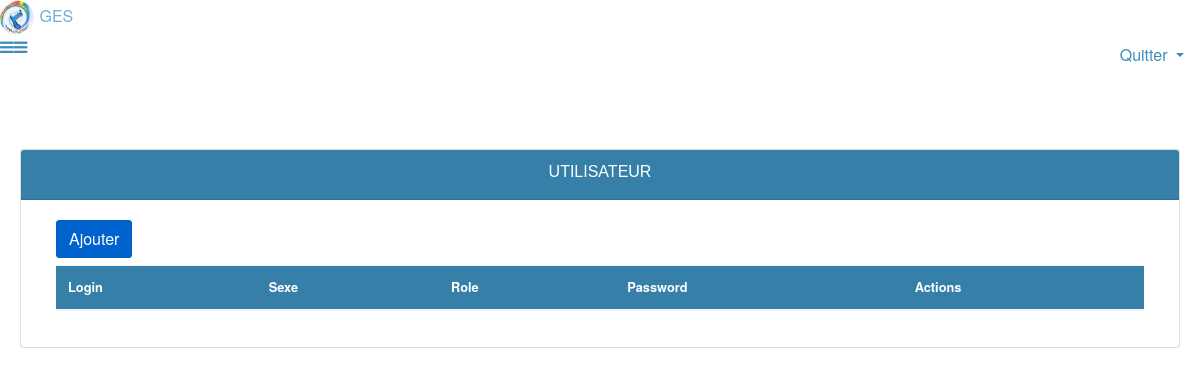
Before: /index.php/users/affichageUser with the older database file.
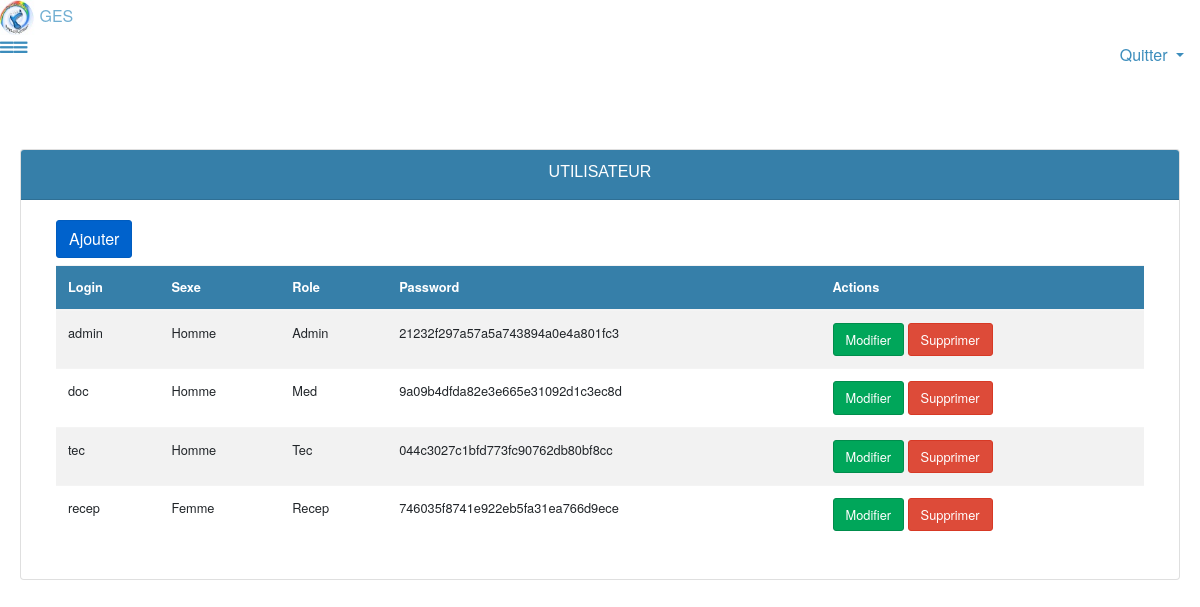
After: the same page with the newer database file.
### tables this page shows
CREATE TABLE `user` (
  `user_id` int(11) NOT NULL,
  `login` text NOT NULL,
  `role` varchar(15) NOT NULL,
  `password` varchar(50) NOT NULL,
  `sexe` varchar(6) NOT NULL
);

### application/controllers/Users.php (called while the page is built, shortened)
<?php
	class Users extends CI_Controller
	{
		public function __construct()
		{
			$this->load->model('model_user');
		}
		public function affichageUser()
		{
			$users = $this->model_user->affichUser();
			$this->load->view('affichageUser',['users' => $users]);
		}
	}
?>

### index.php (called while the page is built, shortened)
<?php
require_once BASEPATH.'core/CodeIgniter.php';

### application/models/model_user.php (called while the page is built, shortened)
<?php
	class Model_User extends CI_Model
	{
		public function affichUser()
		{
			$users = $this->db->get("user");
			return $users->result();
		}
	}
?>

### application/views/affichageUser.php (the view, shortened to what this page needs)
<!DOCTYPE html>
<html>
<head>
</head>
<body>
<?php include("include/header.php");?>
  <?php include("include/headerApp.php");?>
	<div class="page-wrapper" id="container">
		<div id="wrapper">
        <div id="page-content-wrapper" style="margin-top: 70px;">
          <div class="card">
        	<div class="card-header" style="background-color: #367fa9;height: 50px;">
                    <h2 align="center" style="color: #fff;font-size: 1em;">UTILISATEUR</h2>
            </div>
            <div class="card-body">
                <div class="container-fluid">
                     <button class="btn btn-primary active" data-toggle="modal" data-target="#exampleModalLong" style="margin-bottom: 7px;">Ajouter</button>
                <table class="table table-striped" id="table_datatable" >
                    <thead style="background-color: #367fa9;">
                        <tr>
                            <th>Login</th>
                            <th>Sexe</th>
                            <th>Role</th>
                            <th>Password</th>
                            <th>Actions</th>
                        </tr>
                    </thead>
                    <tbody>
                      <?php foreach($users as $user): ?>
                       <tr>
                       		<td><?php echo $user->login; ?></td>
                       		<td><?php echo $user->sexe; ?></td>
                       		<td><?php echo $user->role; ?></td>
                       		<td><?php echo $user->password; ?></td>
                          <td>
                            <a href="<?php echo base_url()?>index.php/users/editUser/<?php echo $user->user_id; ?>" class="btn btn-success" style="font-size:1em;">Modifier</a>
                            <a href="<?php echo base_url()?>index.php/users/deleteUser/<?php echo $user->user_id; ?>" class="btn btn-danger" style="font-size:1em;">Supprimer</a>
                          </td>
                       </tr>
                     <?php endforeach; ?>
                    </tbody>
                </table>
                </div>
            </div>
            </div>
        </div>
		</div>
	</div>
  <?php include("include/footer.php");?>
</body>
</html>

Changed rows visible on the page:
added user: login "admin", sexe "Homme", role "Admin", password "21232f297a57a5a743894a0e4a801fc3"
added user: login "doc", sexe "Homme", role "Med", password "9a09b4dfda82e3e665e31092d1c3ec8d"
added user: login "tec", sexe "Homme", role "Tec", password "044c3027c1bfd773fc90762db80bf8cc"
added user: login "recep", sexe "Femme", role "Recep", password "746035f8741e922eb5fa31ea766d9ece"
